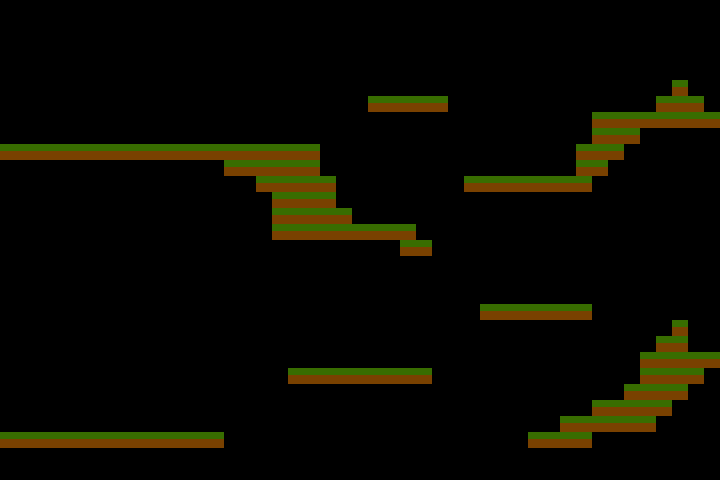

A level layout from a 2D game, rendered from its tile map. Below: a short description, then the map file with its tile-grid data intact:
An orthogonal 45x30 tile map with 16x16 px tiles, 1 tile layer (general).

<map version="1.0" orientation="orthogonal" renderorder="right-down" width="45" height="30" tilewidth="16" tileheight="16" nextobjectid="1">
 <tileset firstgid="1" name="general" tilewidth="16" tileheight="16" tilecount="5" columns="5">
  <image source="../img/bg.png" trans="ff00ff" width="80" height="16" />
 </tileset>
 <layer name="general" width="45" height="30">
  <data encoding="csv">
0,0,0,0,0,0,0,0,0,0,0,0,0,0,0,0,0,0,0,0,0,0,0,0,0,0,0,0,0,0,0,0,0,0,0,0,0,0,0,0,0,0,0,0,0,
0,0,0,0,0,0,0,0,0,0,0,0,0,0,0,0,0,0,0,0,0,0,0,0,0,0,0,0,0,0,0,0,0,0,0,0,0,0,0,0,0,0,0,0,0,
0,0,0,0,0,0,0,0,0,0,0,0,0,0,0,0,0,0,0,0,0,0,0,0,0,0,0,0,0,0,0,0,0,0,0,0,0,0,0,0,0,0,0,0,0,
0,0,0,0,0,0,0,0,0,0,0,0,0,0,0,0,0,0,0,0,0,0,0,0,0,0,0,0,0,0,0,0,0,0,0,0,0,0,0,0,0,0,0,0,0,
0,0,0,0,0,0,0,0,0,0,0,0,0,0,0,0,0,0,0,0,0,0,0,0,0,0,0,0,0,0,0,0,0,0,0,0,0,0,0,0,0,0,0,0,0,
0,0,0,0,0,0,0,0,0,0,0,0,0,0,0,0,0,0,0,0,0,0,0,0,0,0,0,0,0,0,0,0,0,0,0,0,0,0,0,0,0,0,1,0,0,
0,0,0,0,0,0,0,0,0,0,0,0,0,0,0,0,0,0,0,0,0,0,0,1,1,1,1,1,0,0,0,0,0,0,0,0,0,0,0,0,0,1,1,1,0,
0,0,0,0,0,0,0,0,0,0,0,0,0,0,0,0,0,0,0,0,0,0,0,0,0,0,0,0,0,0,0,0,0,0,0,0,0,1,1,1,1,1,1,1,1,
0,0,0,0,0,0,0,0,0,0,0,0,0,0,0,0,0,0,0,0,0,0,0,0,0,0,0,0,0,0,0,0,0,0,0,0,0,1,1,1,0,0,0,0,0,
1,1,1,1,1,1,1,1,1,1,1,1,1,1,1,1,1,1,1,1,0,0,0,0,0,0,0,0,0,0,0,0,0,0,0,0,1,1,1,0,0,0,0,0,0,
0,0,0,0,0,0,0,0,0,0,0,0,0,0,1,1,1,1,1,1,0,0,0,0,0,0,0,0,0,0,0,0,0,0,0,0,1,1,0,0,0,0,0,0,0,
0,0,0,0,0,0,0,0,0,0,0,0,0,0,0,0,1,1,1,1,1,0,0,0,0,0,0,0,0,1,1,1,1,1,1,1,1,0,0,0,0,0,0,0,0,
0,0,0,0,0,0,0,0,0,0,0,0,0,0,0,0,0,1,1,1,1,0,0,0,0,0,0,0,0,0,0,0,0,0,0,0,0,0,0,0,0,0,0,0,0,
0,0,0,0,0,0,0,0,0,0,0,0,0,0,0,0,0,1,1,1,1,1,0,0,0,0,0,0,0,0,0,0,0,0,0,0,0,0,0,0,0,0,0,0,0,
0,0,0,0,0,0,0,0,0,0,0,0,0,0,0,0,0,1,1,1,1,1,1,1,1,1,0,0,0,0,0,0,0,0,0,0,0,0,0,0,0,0,0,0,0,
0,0,0,0,0,0,0,0,0,0,0,0,0,0,0,0,0,0,0,0,0,0,0,0,0,1,1,0,0,0,0,0,0,0,0,0,0,0,0,0,0,0,0,0,0,
0,0,0,0,0,0,0,0,0,0,0,0,0,0,0,0,0,0,0,0,0,0,0,0,0,0,0,0,0,0,0,0,0,0,0,0,0,0,0,0,0,0,0,0,0,
0,0,0,0,0,0,0,0,0,0,0,0,0,0,0,0,0,0,0,0,0,0,0,0,0,0,0,0,0,0,0,0,0,0,0,0,0,0,0,0,0,0,0,0,0,
0,0,0,0,0,0,0,0,0,0,0,0,0,0,0,0,0,0,0,0,0,0,0,0,0,0,0,0,0,0,0,0,0,0,0,0,0,0,0,0,0,0,0,0,0,
0,0,0,0,0,0,0,0,0,0,0,0,0,0,0,0,0,0,0,0,0,0,0,0,0,0,0,0,0,0,1,1,1,1,1,1,1,0,0,0,0,0,0,0,0,
0,0,0,0,0,0,0,0,0,0,0,0,0,0,0,0,0,0,0,0,0,0,0,0,0,0,0,0,0,0,0,0,0,0,0,0,0,0,0,0,0,0,1,0,0,
0,0,0,0,0,0,0,0,0,0,0,0,0,0,0,0,0,0,0,0,0,0,0,0,0,0,0,0,0,0,0,0,0,0,0,0,0,0,0,0,0,1,1,0,0,
0,0,0,0,0,0,0,0,0,0,0,0,0,0,0,0,0,0,0,0,0,0,0,0,0,0,0,0,0,0,0,0,0,0,0,0,0,0,0,0,1,1,1,1,1,
0,0,0,0,0,0,0,0,0,0,0,0,0,0,0,0,0,0,1,1,1,1,1,1,1,1,1,0,0,0,0,0,0,0,0,0,0,0,0,0,1,1,1,1,0,
0,0,0,0,0,0,0,0,0,0,0,0,0,0,0,0,0,0,0,0,0,0,0,0,0,0,0,0,0,0,0,0,0,0,0,0,0,0,0,1,1,1,1,0,0,
0,0,0,0,0,0,0,0,0,0,0,0,0,0,0,0,0,0,0,0,0,0,0,0,0,0,0,0,0,0,0,0,0,0,0,0,0,1,1,1,1,1,0,0,0,
0,0,0,0,0,0,0,0,0,0,0,0,0,0,0,0,0,0,0,0,0,0,0,0,0,0,0,0,0,0,0,0,0,0,0,1,1,1,1,1,1,0,0,0,0,
1,1,1,1,1,1,1,1,1,1,1,1,1,1,0,0,0,0,0,0,0,0,0,0,0,0,0,0,0,0,0,0,0,1,1,1,1,0,0,0,0,0,0,0,0,
0,0,0,0,0,0,0,0,0,0,0,0,0,0,0,0,0,0,0,0,0,0,0,0,0,0,0,0,0,0,0,0,0,0,0,0,0,0,0,0,0,0,0,0,0,
0,0,0,0,0,0,0,0,0,0,0,0,0,0,0,0,0,0,0,0,0,0,0,0,0,0,0,0,0,0,0,0,0,0,0,0,0,0,0,0,0,0,0,0,0
</data>
 </layer>
</map>